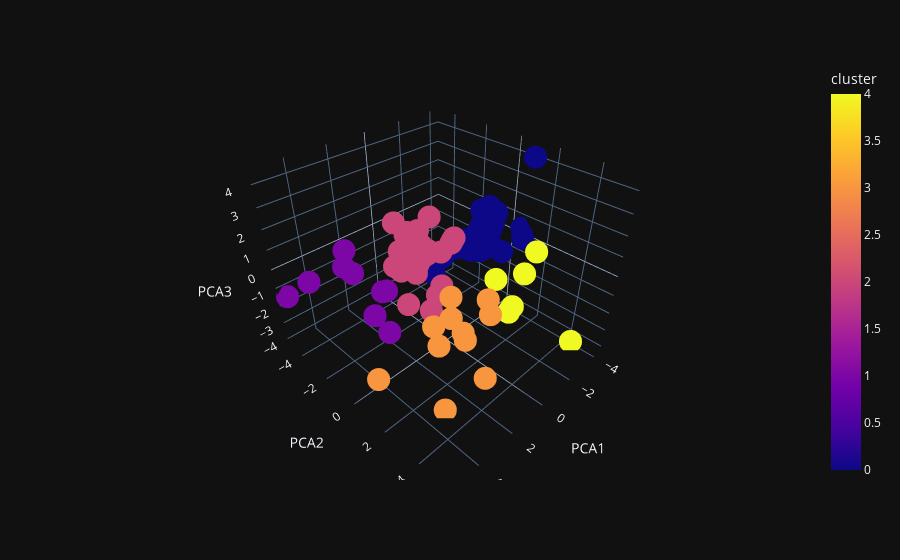

Source (notebook cell):
### Code cell
fig = px.scatter_3d(
    named_pca_dataset,
    x='PCA1',
    y='PCA2',
    z='PCA3',
    hover_data=['artist', 'song_name'],
    template='plotly_dark',
    color='cluster'
)
fig.show()
